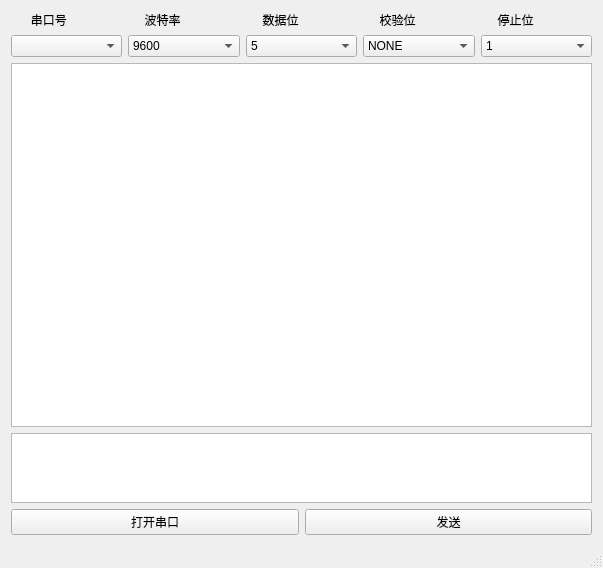
<?xml version="1.0" encoding="UTF-8"?>
<ui version="4.0">
 <class>MyDialog</class>
 <widget class="QMainWindow" name="MyDialog">
  <property name="geometry">
   <rect>
    <x>0</x>
    <y>0</y>
    <width>603</width>
    <height>568</height>
   </rect>
  </property>
  <property name="windowTitle">
   <string>MyDialog</string>
  </property>
  <widget class="QWidget" name="centralWidget">
   <layout class="QVBoxLayout" name="verticalLayout_9">
    <item>
     <layout class="QVBoxLayout" name="verticalLayout_8">
      <item>
       <layout class="QVBoxLayout" name="verticalLayout_7">
        <item>
         <layout class="QHBoxLayout" name="horizontalLayout">
          <item>
           <layout class="QVBoxLayout" name="verticalLayout">
            <item>
             <widget class="QLabel" name="label">
              <property name="text">
               <string>      串口号</string>
              </property>
             </widget>
            </item>
            <item>
             <widget class="QComboBox" name="cboxSerialPortName"/>
            </item>
           </layout>
          </item>
          <item>
           <layout class="QVBoxLayout" name="verticalLayout_3">
            <item>
             <widget class="QLabel" name="label_3">
              <property name="text">
               <string>     波特率</string>
              </property>
             </widget>
            </item>
            <item>
             <widget class="QComboBox" name="cboxBaudRate">
              <item>
               <property name="text">
                <string>9600</string>
               </property>
              </item>
              <item>
               <property name="text">
                <string>115200</string>
               </property>
              </item>
             </widget>
            </item>
           </layout>
          </item>
          <item>
           <layout class="QVBoxLayout" name="verticalLayout_4">
            <item>
             <widget class="QLabel" name="label_2">
              <property name="text">
               <string>     数据位</string>
              </property>
             </widget>
            </item>
            <item>
             <widget class="QComboBox" name="cboxDateBit">
              <item>
               <property name="text">
                <string>5</string>
               </property>
              </item>
              <item>
               <property name="text">
                <string>6</string>
               </property>
              </item>
              <item>
               <property name="text">
                <string>7</string>
               </property>
              </item>
              <item>
               <property name="text">
                <string>8</string>
               </property>
              </item>
             </widget>
            </item>
           </layout>
          </item>
          <item>
           <layout class="QVBoxLayout" name="verticalLayout_5">
            <item>
             <widget class="QLabel" name="label_4">
              <property name="text">
               <string>     校验位</string>
              </property>
             </widget>
            </item>
            <item>
             <widget class="QComboBox" name="cboxCheckBit">
              <item>
               <property name="text">
                <string>NONE</string>
               </property>
              </item>
             </widget>
            </item>
           </layout>
          </item>
          <item>
           <layout class="QVBoxLayout" name="verticalLayout_6">
            <item>
             <widget class="QLabel" name="label_5">
              <property name="text">
               <string>     停止位</string>
              </property>
             </widget>
            </item>
            <item>
             <widget class="QComboBox" name="cboxStopBit">
              <item>
               <property name="text">
                <string>1</string>
               </property>
              </item>
              <item>
               <property name="text">
                <string>1.5</string>
               </property>
              </item>
              <item>
               <property name="text">
                <string>2</string>
               </property>
              </item>
             </widget>
            </item>
           </layout>
          </item>
         </layout>
        </item>
        <item>
         <layout class="QVBoxLayout" name="verticalLayout_2">
          <item>
           <widget class="QTextEdit" name="textEditReject">
            <property name="sizePolicy">
             <sizepolicy hsizetype="Expanding" vsizetype="Expanding">
              <horstretch>0</horstretch>
              <verstretch>7</verstretch>
             </sizepolicy>
            </property>
           </widget>
          </item>
          <item>
           <widget class="QTextEdit" name="textEditSend">
            <property name="sizePolicy">
             <sizepolicy hsizetype="Expanding" vsizetype="Expanding">
              <horstretch>0</horstretch>
              <verstretch>1</verstretch>
             </sizepolicy>
            </property>
           </widget>
          </item>
         </layout>
        </item>
       </layout>
      </item>
      <item>
       <layout class="QHBoxLayout" name="horizontalLayout_2">
        <item>
         <widget class="QPushButton" name="btnOpenSerialPort">
          <property name="text">
           <string>打开串口</string>
          </property>
         </widget>
        </item>
        <item>
         <widget class="QPushButton" name="btnSendDate">
          <property name="text">
           <string>发送</string>
          </property>
         </widget>
        </item>
       </layout>
      </item>
     </layout>
    </item>
   </layout>
   <zorder>label</zorder>
   <zorder>cboxSerialPortName</zorder>
   <zorder>label_2</zorder>
   <zorder>cboxDateBit</zorder>
   <zorder>label_3</zorder>
   <zorder>cboxBaudRate</zorder>
   <zorder>label_4</zorder>
   <zorder>cboxCheckBit</zorder>
   <zorder>label_5</zorder>
   <zorder>cboxStopBit</zorder>
   <zorder>label</zorder>
   <zorder>btnSendDate</zorder>
   <zorder>btnOpenSerialPort</zorder>
   <zorder>verticalSpacer</zorder>
   <zorder></zorder>
   <zorder>textEditReject</zorder>
   <zorder>textEditSend</zorder>
  </widget>
  <widget class="QMenuBar" name="menuBar">
   <property name="geometry">
    <rect>
     <x>0</x>
     <y>0</y>
     <width>603</width>
     <height>23</height>
    </rect>
   </property>
  </widget>
  <widget class="QStatusBar" name="statusBar"/>
 </widget>
 <layoutdefault spacing="6" margin="11"/>
 <resources/>
 <connections/>
</ui>
